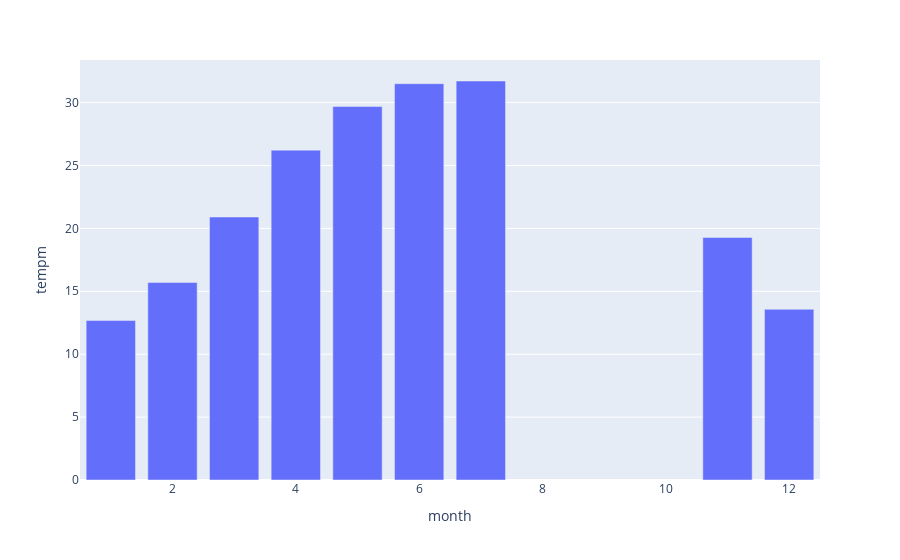

Notebook source saved alongside this figure:
### Markdown cell above
<h2>Mean Temperature By Months</h2>

### Code cell
mean_temperature_by_months = df.groupby('month')['tempm'].mean().reset_index()
fig = px.bar(mean_temperature_by_months.sort_values(by='tempm', ascending=True), x = "month", y= "tempm")
fig.show()

### Figure 1 — Plotly figure (JSON) as saved in the notebook; plotly's stock layout.template omitted (floating-point values rounded to 4 significant figures)
{"data": [{"alignmentgroup": "True", "hoverlabel": {"namelength": 0}, "hovertemplate": "month=%{x}<br>tempm=%{y}", "legendgroup": "", "marker": {"color": "#636efa"}, "name": "", "offsetgroup": "", "orientation": "v", "showlegend": false, "textposition": "auto", "type": "bar", "x": [1, 12, 2, 11, 3, 4, 5, 6, 7], "xaxis": "x", "y": [12.67, 13.57, 15.69, 19.28, 20.9, 26.22, 29.68, 31.5, 31.72], "yaxis": "y"}], "layout": {"barmode": "relative", "legend": {"tracegroupgap": 0}, "margin": {"t": 60}, "xaxis": {"anchor": "y", "domain": [0, 1], "title": {"text": "month"}}, "yaxis": {"anchor": "x", "domain": [0, 1], "title": {"text": "tempm"}}}}
